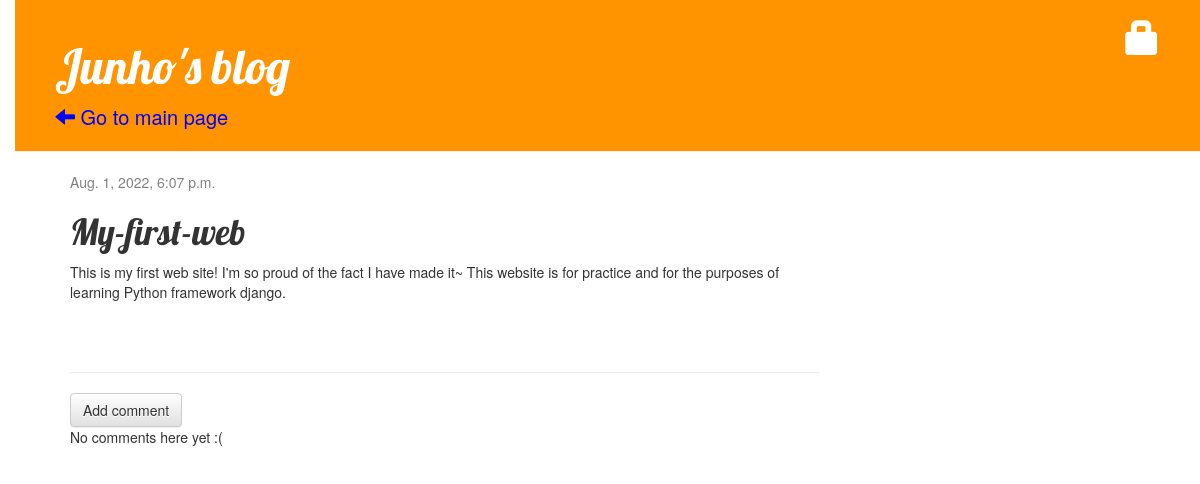
/post/1/, run on an earlier commit of the app's database.
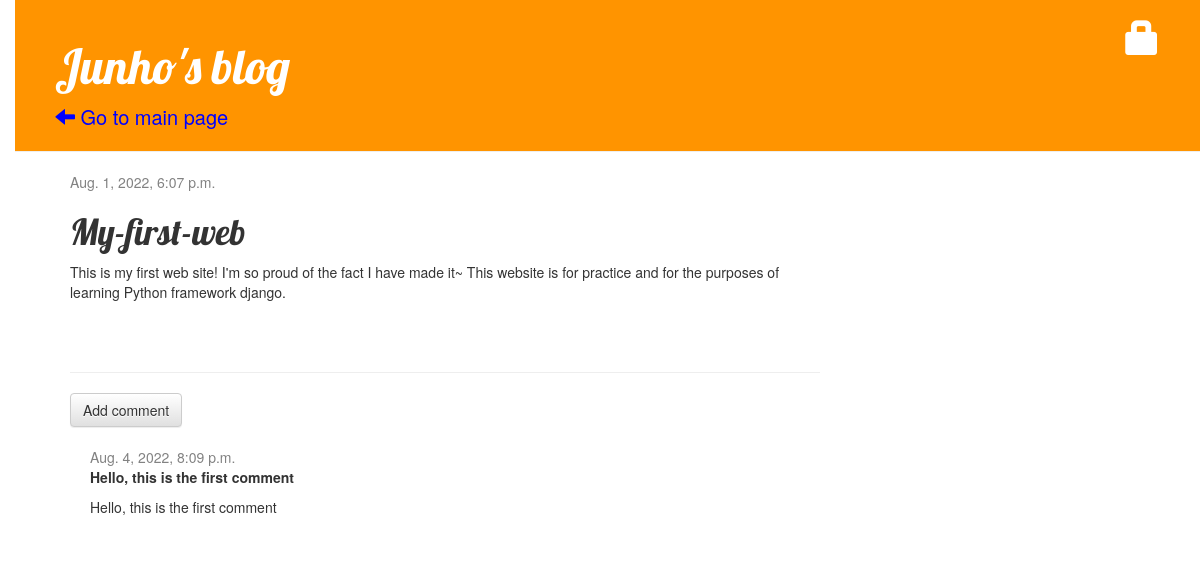
And on a later commit of the database.
### blog/models.py (models this page shows, shortened)
class Comment(models.Model):
    post = models.ForeignKey('blog.Post', on_delete=models.CASCADE, related_name='comments')
    author = models.CharField(max_length=200)
    text = models.TextField()
    created_date = models.DateTimeField(default=timezone.now)
    approved_comment = models.BooleanField(default=False)

### blog/views.py (the view)
# urls.py: path('post/<int:pk>/', views.post_detail, name='post_detail'),
def post_detail(request, pk):
    post = get_object_or_404(Post, pk=pk)
    return render(request, 'blog/post_detail.html', {"post":post})

### blog/templates/blog/post_detail.html (shortened to what this page needs)
{% extends 'blog/base.html' %}
{% block content %}
    <div class="post">
        {% if post.published_date %}
            <div class="date">
                {{post.published_date}}
            </div>
        {% else %}
            <a class="btn btn-default" href="{% url 'post_publish' pk=post.pk %}">Publish</a>
        {% endif %}
        <h1>{{post.title}}</h1>
        <p>{{post.text|linebreaksbr}}</p>
    </div>
<hr>
<a class="btn btn-default" href="{% url 'add_comment_to_post' pk=post.pk %}">Add comment</a>
{% for comment in post.comments.all %}
    <div class="comment">
        <div class="date">{{comment.created_date}}</div>
        <strong>{{comment.author}}</strong>
        <p>{{comment.text|linebreaks}}</p>
    </div>
{% empty %}
    <p>No comments here yet :(</p>
{% endfor %}
{% endblock %}

What changed in the data, as far as the page shows it:
added Comment: created_date "Aug. 4, 2022, 8:09 p.m.", author "Hello, this is the first comment", text "Hello, this is the first comment"
Also different on the page:
text no longer shown: "No comments here yet :("
